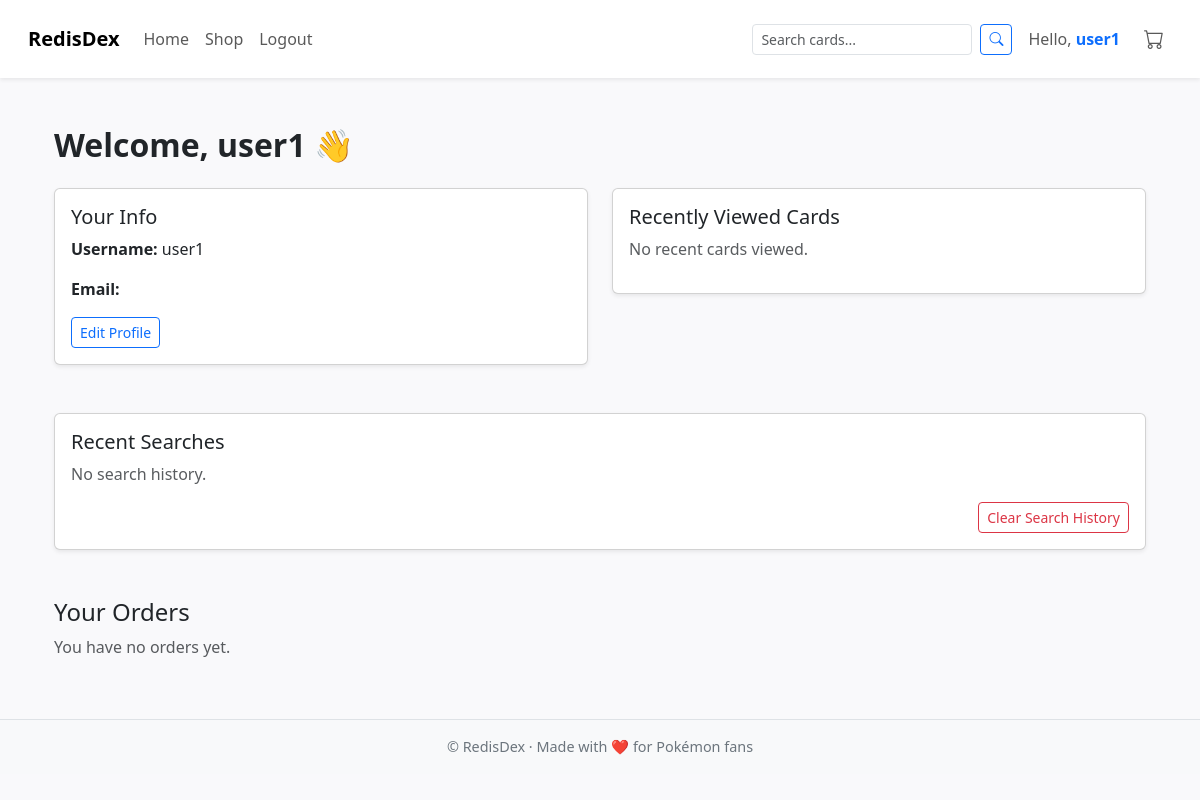
The page /profile/ (signed in) on the database as committed earlier.
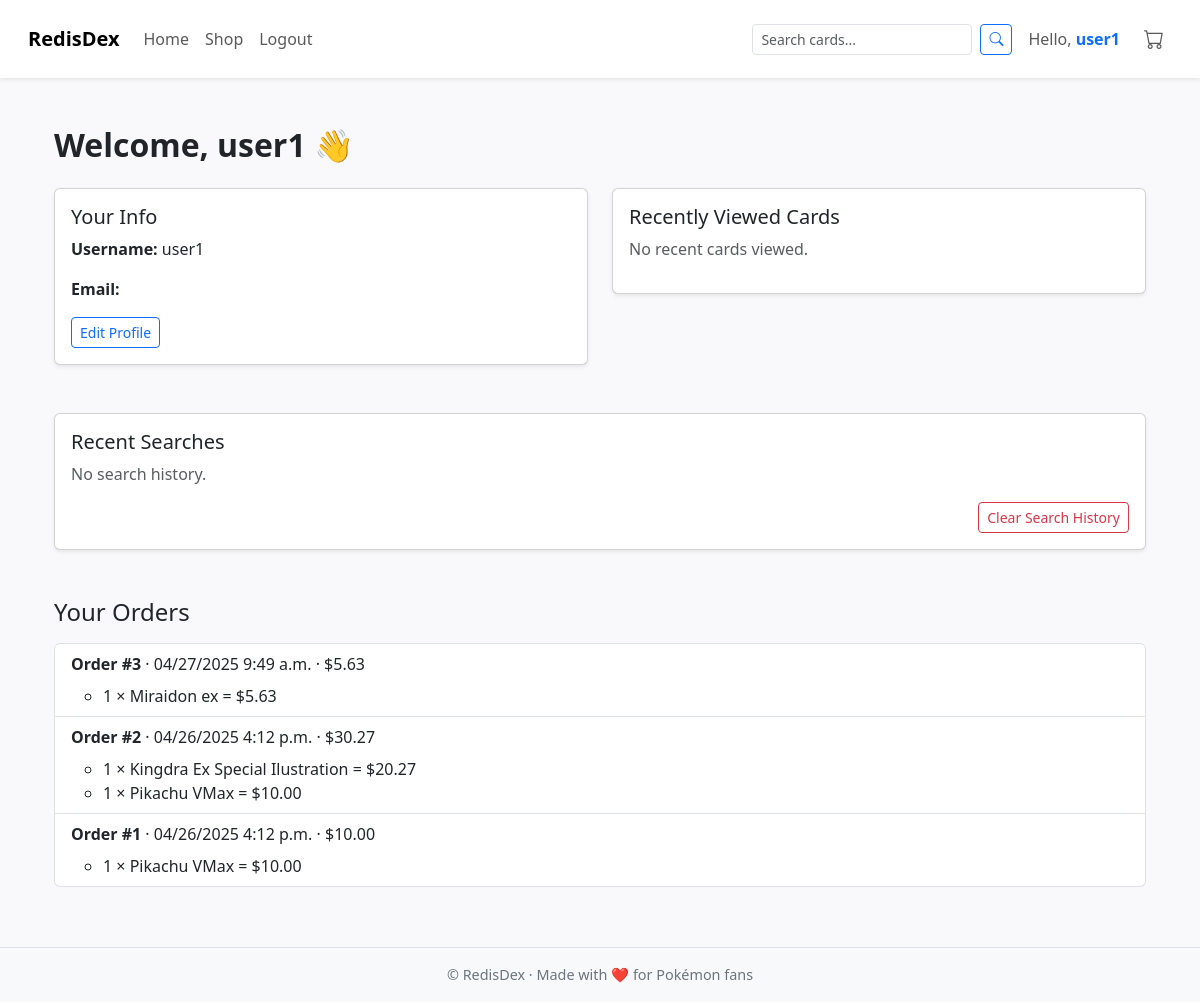
The same page on the database as committed later.
### store/models.py (models this page shows, shortened)
class Order(models.Model):
    user = models.ForeignKey(User, on_delete=models.CASCADE)
    created_at = models.DateTimeField(auto_now_add=True)
    total = models.DecimalField(max_digits=8, decimal_places=2)

class OrderItem(models.Model):
    order = models.ForeignKey(Order, related_name='items', on_delete=models.CASCADE)
    name = models.CharField(max_length=100)
    quantity = models.PositiveIntegerField()
    price = models.DecimalField(max_digits=6, decimal_places=2)
    subtotal = models.DecimalField(max_digits=8, decimal_places=2)

### store/views.py (the view)
# urls.py: path('profile/', profile_view, name='profile'),
@login_required
def profile_view(request):
    user = request.user
    orders = Order.objects.filter(user=user).order_by('-created_at')
    recent_ids = request.session.get('recent_cards', [])
    recent_cards = Card.objects.filter(id__in=recent_ids)
    recent_cards = sorted(recent_cards, key=lambda x: recent_ids.index(x.id))
    redis = get_redis_connection("default")
    search_history = []
    if request.user.is_authenticated:
        key = f"user_searches:{request.user.id}"
        raw = redis.lrange(key, 0, -1)
        search_history = [term.decode('utf-8') for term in raw]
    return render(request, 'store/profile.html', {
        'user': request.user,
        'orders': orders,
        'recent_cards': recent_cards,
        'search_history': search_history
    })

### templates/store/profile.html (shortened to what this page needs)
{% extends 'base.html' %}
{% block content %}
<div class="container my-5">
    <h2 class="mb-4 fw-bold">Welcome, {{ user.username }} 👋</h2>
    <div class="row g-4">
        <div class="col-md-6">
            <div class="card shadow-sm">
                <div class="card-body">
                    <h5 class="card-title">Your Info</h5>
                    <p><strong>Username:</strong> {{ user.username }}</p>
                    <p><strong>Email:</strong> {{ user.email }}</p>
                    <a href="{% url 'edit_profile' %}" class="btn btn-sm btn-outline-primary">Edit Profile</a>
                </div>
            </div>
        </div>
        <div class="col-md-6">
            <div class="card shadow-sm">
                <div class="card-body">
                    <h5 class="card-title">Recently Viewed Cards</h5>
                    {% if recent_cards %}
                        <div class="d-flex flex-wrap gap-3">
                            {% for card in recent_cards %}
                                <a href="{% url 'card_detail' card.id %}" class="text-decoration-none text-dark text-center">
                                    <img src="{{ card.image_url }}" class="rounded shadow-sm" style="height: 100px;">
                                    <div style="font-size: 0.85rem;">{{ card.name }}</div>
                                </a>
                            {% endfor %}
                        </div>
                    {% else %}
                        <p class="text-muted">No recent cards viewed.</p>
                    {% endif %}
                </div>
            </div>
        </div>
    </div>
    <div class="card shadow-sm mt-5">
        <div class="card-body">
            <h5 class="card-title">Recent Searches</h5>
            {% if search_history %}
                <ul class="list-group list-group-flush">
                    {% for term in search_history %}
                        <li class="list-group-item">
                            <a href="{% url 'shop' %}?q={{ term }}" class="text-decoration-none">{{ term }}</a>
                        </li>
                    {% endfor %}
                </ul>
            {% else %}
                <p class="text-muted">No search history.</p>
            {% endif %}
            <form method="post" action="{% url 'clear_search_history' %}" class="text-end mt-3">
                <button type="submit" class="btn btn-sm btn-outline-danger">Clear Search History</button>
            </form>
        </div>
    </div>
    <div class="mt-5">
        <h4>Your Orders</h4>
        {% if orders %}
            <ul class="list-group mt-3">
                {% for order in orders %}
                <li class="list-group-item">
                    <strong>Order #{{ order.id }}</strong> · {{ order.created_at|date:"SHORT_DATETIME_FORMAT" }} · ${{ order.total }}
                    <ul class="mt-2">
                        {% for item in order.items.all %}
                        <li>{{ item.quantity }} × {{ item.name }} = ${{ item.subtotal }}</li>
                        {% endfor %}
                    </ul>
                </li>
                {% endfor %}
            </ul>
        {% else %}
            <p class="text-muted">You have no orders yet.</p>
        {% endif %}
    </div>
</div>
{% endblock %}

### templates/base.html (shortened to what this page needs)
{% load static %}
<!DOCTYPE html>
<html lang="en">
<head>
    <link rel="stylesheet" href="https://cdn.jsdelivr.net/npm/bootstrap@5.3.0/dist/css/bootstrap.min.css">
    <link href="https://cdn.jsdelivr.net/npm/bootstrap-icons/font/bootstrap-icons.css" rel="stylesheet">
</head>
<body>
<nav class="navbar navbar-expand-lg navbar-light bg-white p-3 shadow-sm">
    <div class="container-fluid">
        <a class="navbar-brand fw-bold" href="{% url 'home' %}">RedisDex</a>
        <div class="collapse navbar-collapse" id="navbarNav">
            <ul class="navbar-nav me-auto">
                <li class="nav-item"><a class="nav-link" href="{% url 'home' %}">Home</a></li>
                {% if user.is_authenticated %}
                    <li class="nav-item"><a class="nav-link" href="{% url 'shop' %}">Shop</a></li>
                    <li class="nav-item"><a class="nav-link" href="{% url 'logout' %}">Logout</a></li>
                {% else %}
                    <li class="nav-item"><a class="nav-link" href="{% url 'login' %}">Login</a></li>
                    <li class="nav-item"><a class="nav-link" href="{% url 'register' %}">Register</a></li>
                {% endif %}
            </ul>
            <form method="get" action="{% url 'shop' %}" class="d-flex me-3" role="search">
                <input class="form-control form-control-sm me-2" type="search" name="q" placeholder="Search cards..." aria-label="Search" value="{{ request.GET.q }}">
                <button class="btn btn-outline-primary btn-sm" type="submit"><i class="bi bi-search"></i></button>
            </form>
            {% if user.is_authenticated %}
            <ul class="navbar-nav">
                <li class="nav-item d-flex align-items-center">
                    <span class="navbar-text me-3">
                        Hello, <a href="{% url 'profile' %}" class="fw-semibold text-primary text-decoration-none">{{ user.username }}</a>
                    </span>
                    <a class="nav-link" href="{% url 'cart' %}">
                        <i class="bi bi-cart fs-5"></i>
                    </a>
                </li>
            </ul>
            {% endif %}
        </div>
    </div>
</nav>
<div class="container mt-4">
    {% block content %}{% endblock %}
</div>
<footer>
    <div class="container">
        &copy; {{ now.year }} RedisDex · Made with ❤️ for Pokémon fans
    </div>
</footer>
</body>
</html>

### templates/base.html (style rules this page uses)
body { background-color: #f9f9fb; }
.navbar-nav .nav-link { transition: all 0.2s; }
footer { background-color: #f8f9fa; padding: 1rem 0; margin-top: 60px; border-top: 1px solid #dee2e6; text-align: center; font-size: 0.9rem; color: #6c757d; }

Rows that differ between the two databases and show on the page:
added Order: id "3", created_at "04/27/2025 9:49 a.m.", total "5.63"
added OrderItem: quantity "1", name "Miraidon ex", subtotal "5.63", shown under "3"
added Order: id "2", created_at "04/26/2025 4:12 p.m.", total "30.27"
added OrderItem: quantity "1", name "Kingdra Ex Special Ilustration", subtotal "20.27", shown under "2"
added OrderItem: quantity "1", name "Pikachu VMax", subtotal "10.00", shown under "2"
added Order: id "1", created_at "04/26/2025 4:12 p.m.", total "10.00"
added OrderItem: quantity "1", name "Pikachu VMax", subtotal "10.00"
Other text that changed with them:
text no longer shown: "You have no orders yet."
